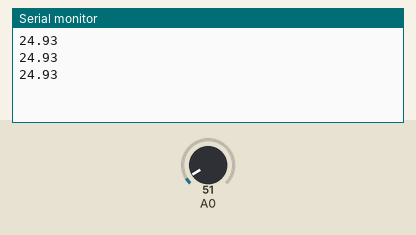
Bench run of a sketch on a simulated Arduino Uno, built with avr-gcc and run on an emulated ATmega328P. On the bench: the last lines printed to the serial monitor. Inputs (shaded band) come from the test bench; at power-on: A0 = 51.

Above: at 1.3 s.
1.4 s: A0 set to 61
At 1.9 s:
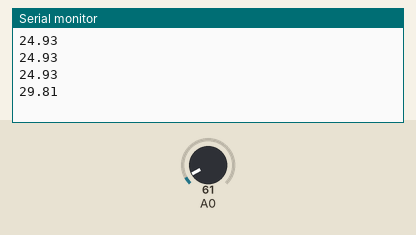
2.9 s: A0 set to 71
At 3.4 s:
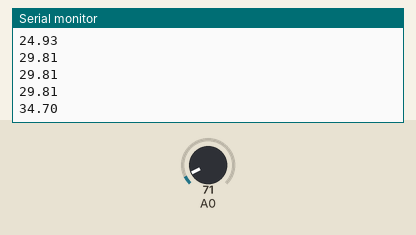
Timing chart, 0 to 5.9 s (numbered marks = the images above; inputs shaded):
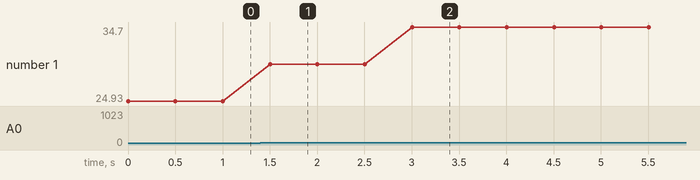

Measured:
- after the input at 1.4 s, the serial monitor: prints a new line after 0.10 s (image 1)
- after the input at 2.9 s, the serial monitor: prints a new line after 0.10 s (image 2)
- plotted number 1: 24.93 → 29.81 after the input at 1.4 s, 29.81 → 34.7 after the input at 2.9 s

The sketch:

Projeto_025_Termometro_com_LM35.ino
```cpp
// Projeto 025 - Termômetro com LM35
// Arduino Uno | Arduino Neon Lab

void setup(){ Serial.begin(9600); }
 void loop(){
   int leitura = analogRead(A0);
   float tensao = leitura * 5.0 / 1023.0;
   float temperatura = tensao * 100.0;
   Serial.println(temperatura);
   delay(500);
 }
```
